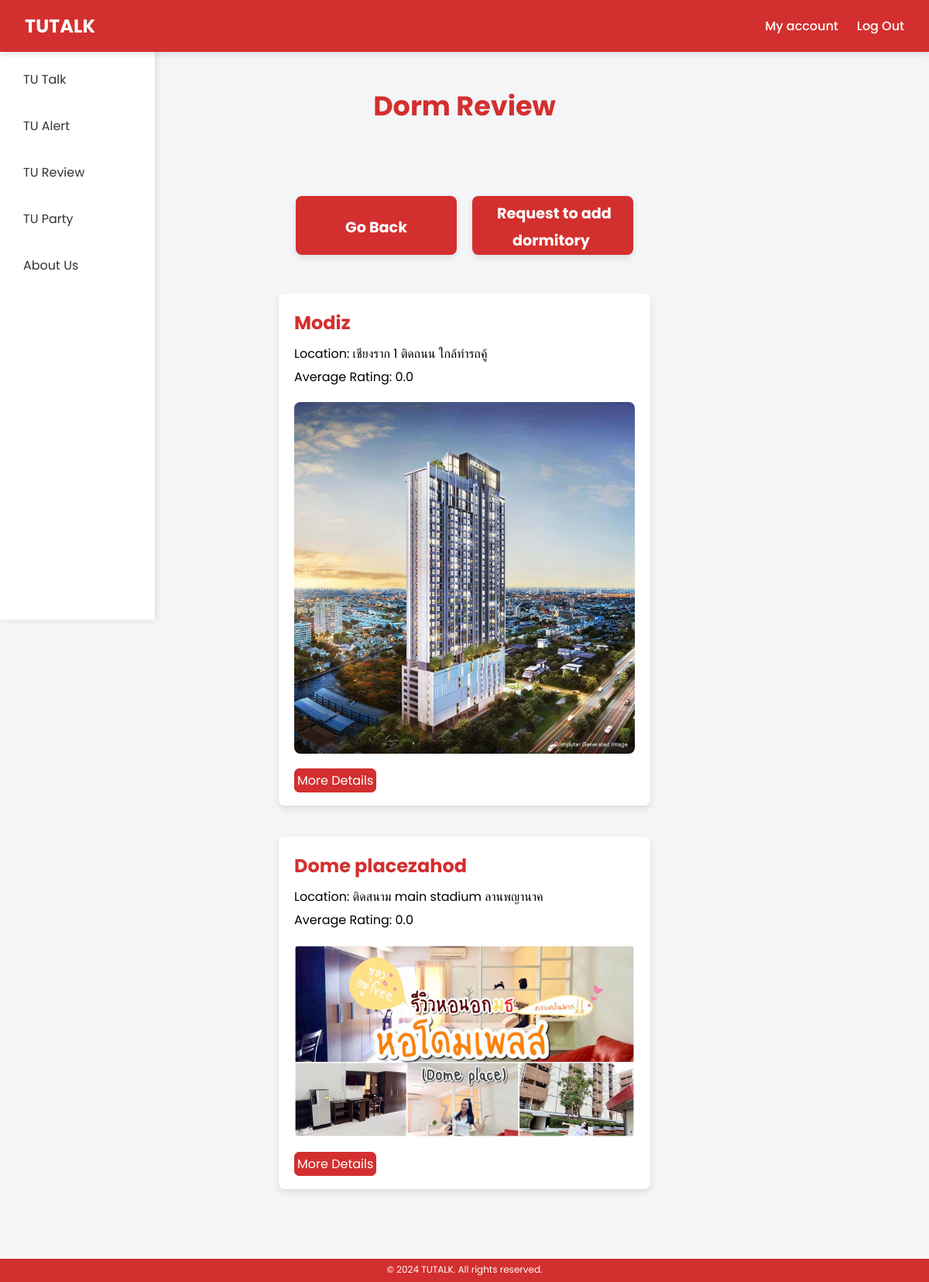
/tu_review/dorm/, run on the app's committed database.
### tu_review/models.py (models this page shows, shortened)
class Dormitory(models.Model):
    name = models.CharField(max_length=255)
    location = models.TextField()
    image = models.ImageField(
        upload_to="dorms/images/",
        blank=True,
        null=True,
    )
    description = models.TextField()
    average_rating = models.FloatField(default=0.0)

### tu_review/views.py (the view)
# urls.py: path("dorm/", DormListView.as_view(), name="dorm_list"),
class DormListView(View):
    def get(self, request):
        dorms = Dormitory.objects.all().order_by("-average_rating")
        return render(request, "dorm_list.html", {"dorms": dorms})

### tu_review/templates/dorm_list.html (shortened to what this page needs)
{% load static %}
<!DOCTYPE html>
<html lang="en">
<head>
    <link rel="stylesheet" href="{% static 'css/style_review.css' %}">
</head>
<body>
    <nav class="navbar">
        <a href="{% url 'user_home' %}" class="logo">TUTALK</a>
        <div class="nav-links">
            <a href="{% url 'user_edit:profile' %}">My account</a>
            <a href="{% url 'home' %}">Log Out</a>
        </div>
    </nav>
    <div class="left-menu">
        <a href="{% url 'tu_talk:post_list' %}"
            class="{% if request.resolver_match.url_name == 'post_list' %}active{% endif %}">
            TU Talk
        </a>
        <a href="{% url 'tu_alert:alert_list' %}" class="{% if request.resolver_match.url_name == 'home' %}active{% endif %}">
            TU Alert
        </a>
        <a href="{% url 'tu_review:tu_review' %}" class="{% if request.resolver_match.url_name == 'home' %}active{% endif %}">
            TU Review
        </a>
        <a href="{% url 'tu_party:party_list' %}" class="{% if request.resolver_match.url_name == 'party_list' %}active{% endif %}">
            TU Party
        </a>
        <a href="{% url 'about' %}" class="{% if request.resolver_match.url_name == 'about' %}active{% endif %}">
            About Us
        </a>
    </div>
     <footer class="footer">
        <p>&copy; 2024 TUTALK. All rights reserved.</p>
    </footer>
    <header class="header">
        <h2>Dorm Review</h2>
    </header>
    <div class="menudorm">
        <div class="menu-item">
            <h2><a href="{% url 'tu_review:tu_review' %}">Go Back</a></h2>
        </div>
        <div class="menu-item">
            <h2><a href="{% url 'tu_review:dorm_create_form' %}">Request to add dormitory</a></h2>
        </div>
    </div>
    {% for dorm in dorms %}
<div class="maindorm">
    <h2>{{ dorm.name }}</h2>
    <p>Location: {{ dorm.location }}</p>
    <p>Average Rating: {{ dorm.average_rating }}</p>
    {% if dorm.image %}
        <img src="{{ dorm.image.url }}" alt="Dorm image" class="dorm-image">
        {% else %}
        <p>No image available</p>
    {% endif %}
    <a href="{% url 'tu_review:dorm_detail' dorm.id %}">More Details</a>
</div>
{% endfor %}
</body>
</html>

### tu_review/static/css/style_review.css (style rules this page uses)
* { margin: 0; padding: 0; box-sizing: border-box; font-family: 'Poppins', sans-serif; }
body { background-color: #f4f5f7; display: flex; flex-direction: column; align-items: center; justify-content: center; margin: 0; margin-bottom: 100px; padding: 0; overflow-y: auto; }
.header { font-size: 2rem; font-weight: bold; color: #d32f2f; margin: 20px 0; text-align: center; }
.header h2 { color: #d32f2f; text-align: center; padding: 20px 0; font-size: 35px; font-weight: bold; position: relative; margin: 70px; max-width: 80%; margin-bottom: 20px; }
.maindorm { background-color: #fff; margin: 20px auto; padding: 20px; border-radius: 8px; box-shadow: 0 4px 8px rgba(0, 0, 0, 0.1); max-width: 40%; }
.maindorm h2 { color: #d32f2f; font-size: 1.5rem; margin-bottom: 10px; }
.maindorm a { text-decoration: none; color: #ffffff; border: 4px solid #d32f2f; border-radius: 7px; transition: color 0.3s; background-color: #d32f2f; }
.maindorm p { font-size: 1rem; margin-bottom: 5px; }
.maindorm img.dorm-image { max-width: 100%; border-radius: 8px; margin-top: 15px; margin-bottom: 15px; }
.menudorm { display: flex; justify-content: space-between; gap: 20px; margin: 10px auto; padding: 20px; max-width: 80%; flex-wrap: wrap; }
.menu-item { flex: 1; text-align: center; padding: 3px; background-color: #d32f2f; border-radius: 8px; box-shadow: 0 4px 8px rgba(0, 0, 0, 0.1); min-width: 150px; display: flex; justify-content: center; align-items: center; }
.menudorm .menu-item a { text-decoration: none; color: #ffffff; border: 4px solid #d32f2f; border-radius: 7px; transition: color 0.3s; background-color: #d32f2f; font-size: 1.2rem; }
.navbar { background-color: #D32F2F; padding: 1rem 2rem; display: flex; align-items: center; justify-content: space-between; width: 100%; position: fixed; top: 0; z-index: 1000; box-shadow: 0 4px 8px rgba(0, 0, 0, 0.1); color: #fff; }
.navbar .logo { font-size: 1.5rem; font-weight: bold; text-decoration: none; color: #fff; margin-right: auto; }
.navbar .nav-links { display: flex; gap: 1.5rem; margin-left: auto; }
.navbar .nav-links a { color: #fff; text-decoration: none; font-weight: 500; transition: color 0.3s; }
.left-menu { width: 200px; padding: 20px; background-color: #ffffff; height: calc(100vh - 60px); position: fixed; top: 60px; left: 0; color: #030303; font-family: 'Roboto', sans-serif; box-shadow: 2px 0 8px rgba(0, 0, 0, 0.1); }
.left-menu a { display: block; color: #333; text-decoration: none; margin-bottom: 15px; font-size: 1rem; padding: 10px; border-radius: 8px; transition: background-color 0.3s; }
.footer { width: 100%; text-align: center; position: fixed; bottom: 0; padding: 10px 0; background: #d32f2f; color: #fff; font-size: 14px; z-index: 10; }
.footer { width: 100%; text-align: center; position: fixed; bottom: 0; padding: 5px 0; background: #d32f2f; color: #fff; font-size: 12px; height: 30px; z-index: 100; margin-top: 10px; }
.footer p { margin: 0; }
.footer, .footer { color: #fff !important; }

### data on the page
Dormitory: name "Modiz", location "เชียงราก 1 ติดถนน ใกล้ท่ารถคู้", average_rating "0.0", image (picture)
Dormitory: name "Dome placezahod", location "ติดสนาม main stadium ลานพญานาค", average_rating "0.0", image (placeholder picture)
